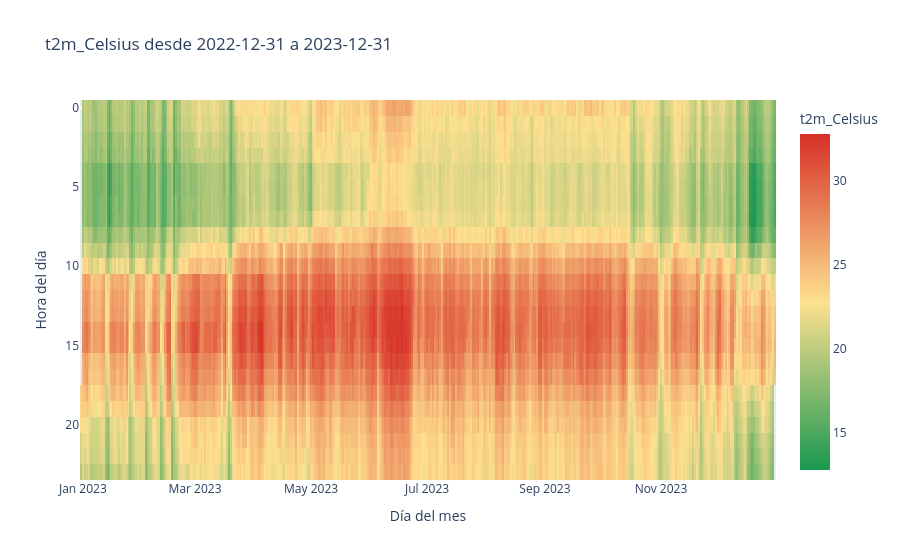

Write notebook code for a chart like this one.
### Code cell
def heatmap_personalizado(ds, f1=None, f2=None, variable="t2m_Celsius", 
                titulo=None, unidad=""):
    """
    Mapa de calor horario por día para un rango de fechas.

    Args:
        ds: xarray.Dataset con coordenada time en hora local
        f1 (str): Fecha inicio. None = inicio del dataset
        f2 (str): Fecha fin . None = fin del dataset
        variable (str): Variable del dataset a graficar
        titulo (str): Título del gráfico (auto si None)
        unidad (str): Unidad para mostrar en hover
    """

    escala = [
        [0.0, "rgb(26,152,80)"],
        [0.5, "rgb(254,224,144)"],
        [1.0, "rgb(215,48,39)"]
    ]

    f1 = f1 if f1 is not None else str(ds.time.values[0])[:10]
    f2 = f2 if f2 is not None else str(ds.time.values[-1])[:10]

    if titulo is None:
        titulo = f"{variable} desde {f1} a {f2}"

    datos = ds[variable].mean(dim=["latitude", "longitude"])
    seleccion = datos.sel(time=slice(f1, f2))

    df = seleccion.to_dataframe(name="valor")

    df["fecha"] = df.index.date
    df["hora"] = df.index.hour

    heatmap = df.pivot_table(
        index="hora",
        columns="fecha",
        values="valor",
        aggfunc="mean"
    )

    fig = go.Figure(
        go.Heatmap(
            x=heatmap.columns,
            y=heatmap.index,
            z=heatmap.values,
            colorscale=escala,
            colorbar=dict(title=variable),
            hovertemplate=(
                "Día %{x}<br>"
                "Hora %{y}:00<br>"
                f"Valor %{{z:.2f}} {unidad}"
                "<extra></extra>"
            )
        )
    )

    fig.update_layout(
        title=titulo,
        xaxis_title="Día del mes",
        yaxis_title="Hora del día",
        yaxis=dict(autorange="reversed")
    )

    fig.show()


heatmap_personalizado(oaxaca_local, variable="t2m_Celsius", 
                titulo=None, unidad="")

### Figure 1 — Plotly figure (JSON) as saved in the notebook; plotly's stock layout.template omitted (floating-point values rounded to 4 significant figures; data arrays with more than 128 entries replaced by an {"elided": "..."} marker saying what was removed)
{"data": [{"colorbar": {"title": {"text": "t2m_Celsius"}}, "colorscale": [[0, "rgb(26,152,80)"], [0.5, "rgb(254,224,144)"], [1, "rgb(215,48,39)"]], "hovertemplate": "Día %{x}<br>Hora %{y}:00<br>Valor %{z:.2f} <extra></extra>", "type": "heatmap", "x": {"elided": "366 str values"}, "y": [0, 1, 2, 3, 4, 5, 6, 7, 8, 9, 10, 11, 12, 13, 14, 15, 16, 17, 18, 19, 20, 21, 22, 23], "z": {"elided": "24x366 float values"}}], "layout": {"title": {"text": "t2m_Celsius desde 2022-12-31 a 2023-12-31"}, "xaxis": {"title": {"text": "Día del mes"}}, "yaxis": {"autorange": "reversed", "title": {"text": "Hora del día"}}}}
